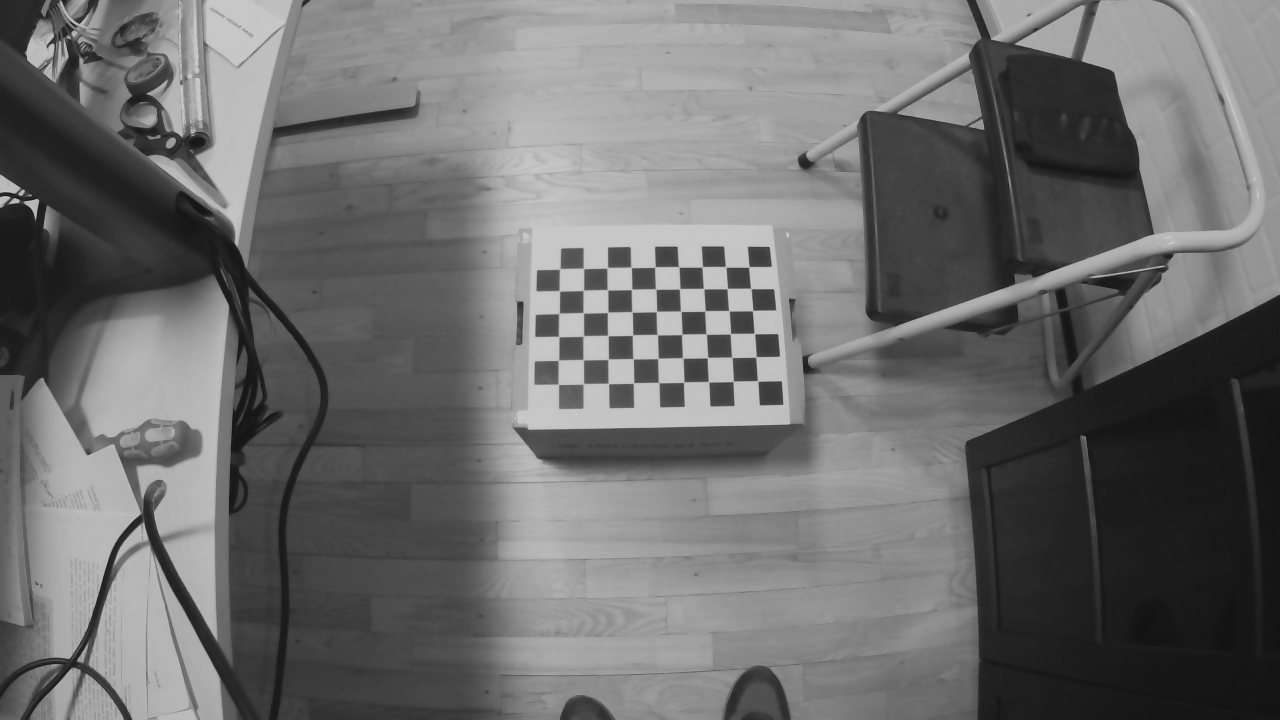
#> input picture week4/project/mynteye/left-0000.png, 1280 x 720 px; its folder holds 6 pictures in this run
$ jupyter execute --allow-errors mynteye.ipynb   (older library calls are emulated)
#> lines starting #> are read from the running program, lines starting #| are printed output that depends on the picture; after the words box and inside, x2 and y2 are one past the last pixel; in counts of white or black regions, pixels touching at a corner belong together
[cell 1]
import glob
import matplotlib.pyplot as plt
import cv2
import numpy as np

[cell 2]
# [10 lines of commented-out code are left out]

[cell 3]
img_files = glob.glob('mynteye/left*')

# prepare object points, like (0,0,0), (1,0,0), (2,0,0) ....,(6,5,0)
objp = np.zeros((9*6,3), np.float32)
objp[:,:2] = np.mgrid[0:6,0:9].T.reshape(-1,2)

# termination criteria
criteria = (cv2.TERM_CRITERIA_EPS + cv2.TERM_CRITERIA_MAX_ITER, 30, 0.001)

# Arrays to store object points and image points from all the images.
left_objpoints = [] # 3d point in real world space
left_imgpoints = [] # 2d points in image plane.

for fname in img_files:
    img = cv2.imread(fname)
#> img is the input picture: shape (720, 1280, 3); min 18, max 201, mean 109.2
    gray = cv2.cvtColor(img, cv2.COLOR_BGR2GRAY)
    # Find the chess board corners
    ret, corners = cv2.findChessboardCorners(gray, (6,9), None)
#> ret = True; corners = 54 rows, first 8: [748.8, 266.8], [750.9, 288.7], [752.6, 310.7], [754.5, 333.6], [756, 357], [757.4, 380.7], [725.4, 266.6], [727.4, 288.5]
    # If found, add object points, image points (after refining them)
    if ret == True:
        left_objpoints.append(objp)
        corners2 = cv2.cornerSubPix(gray, corners, (11,11), (-1,-1), criteria)
#> corners2 = 54 rows, first 8: [748.8, 266.8], [750.8, 288.5], [752.6, 310.5], [754.4, 333.5], [756, 356.9], [757.6, 380.9], [725.6, 266.8], [727.3, 288.5]
        left_imgpoints.append(corners)
        # Draw and display the corners
        cv2.drawChessboardCorners(img, (6,9), corners2, ret)
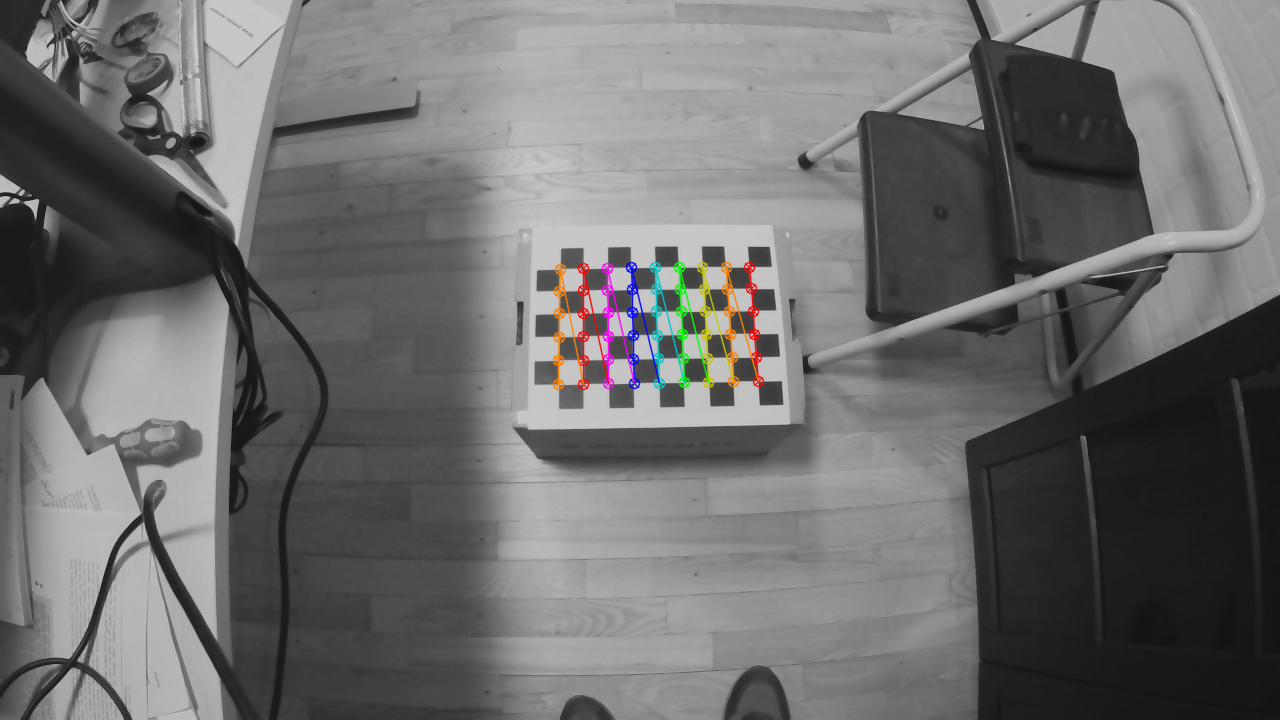
#> img: shape (720, 1280, 3); 1.08% of pixels changed, all inside (x1, y1, x2, y2) = (552, 261, 765, 391)
#> pass 2 of the loop `for fname in img_files:`:
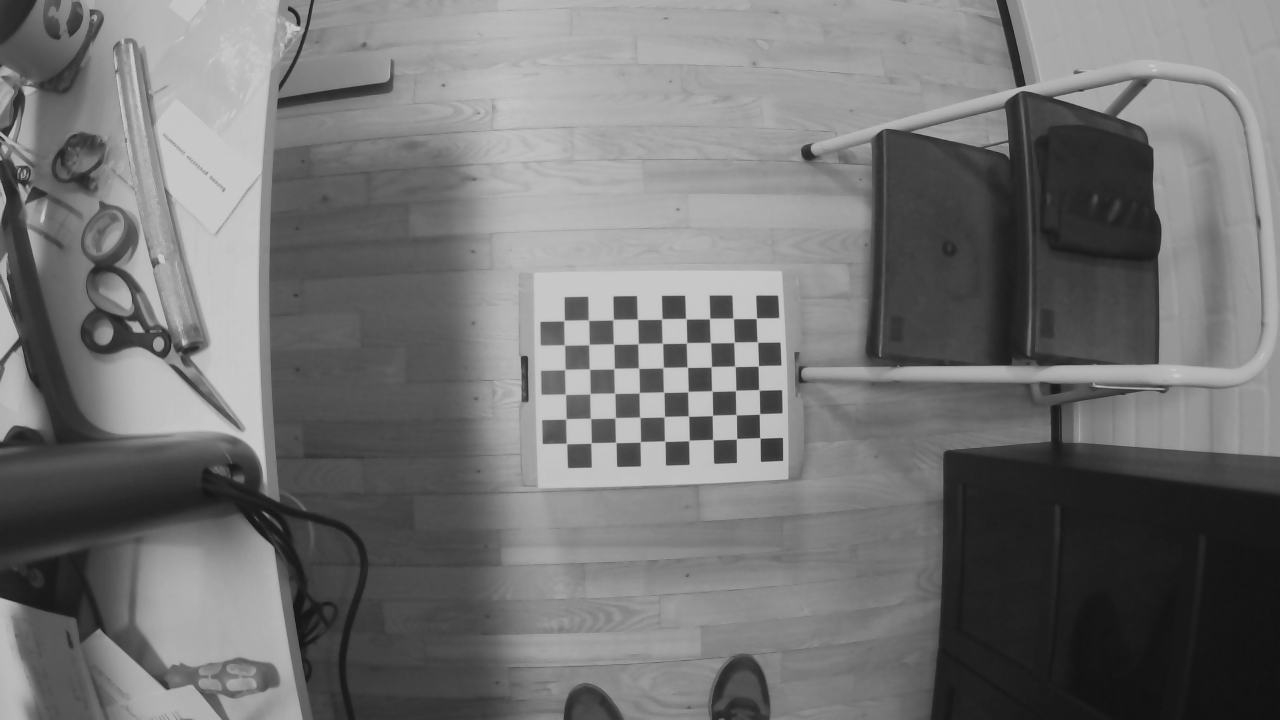
#> input picture week4/project/mynteye/left-0001.png, 1280 x 720 px
#> img is the input picture: shape (720, 1280, 3); min 18, max 201, mean 115.2
#> corners = 54 rows, first 8: [756.3, 318.3], [757.7, 342.3], [758.3, 365.8], [759, 389.9], [759.5, 414], [760, 438], [733.5, 318.6], [734, 342.3]
#> corners2 = 54 rows, first 8: [756.4, 318.3], [757.4, 342], [758.3, 365.9], [758.9, 389.9], [759.5, 413.9], [759.9, 437.9], [733.2, 318.4], [734.1, 342.3]
#> `cv2.drawChessboardCorners(img, (6,9), corners2, ret)`:
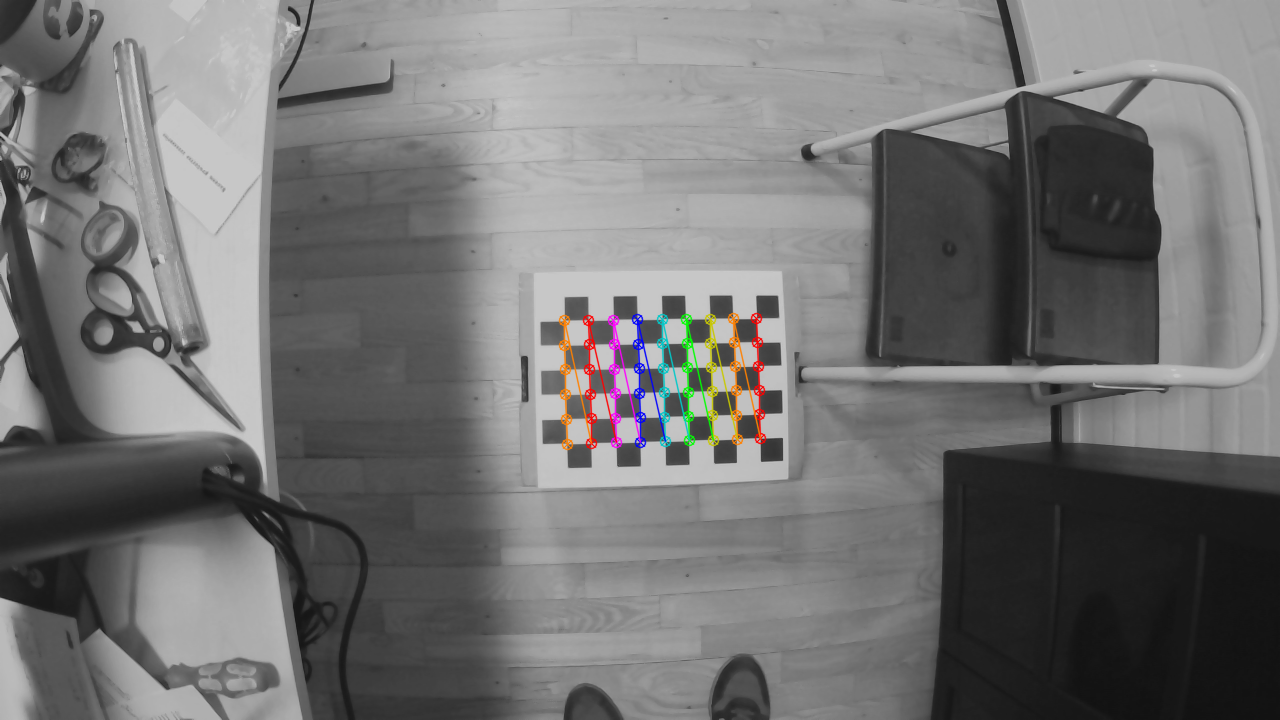
#> img: shape (720, 1280, 3); 1.11% of pixels changed, all inside (x1, y1, x2, y2) = (558, 312, 767, 451)
#> pass 3 of the loop `for fname in img_files:`:
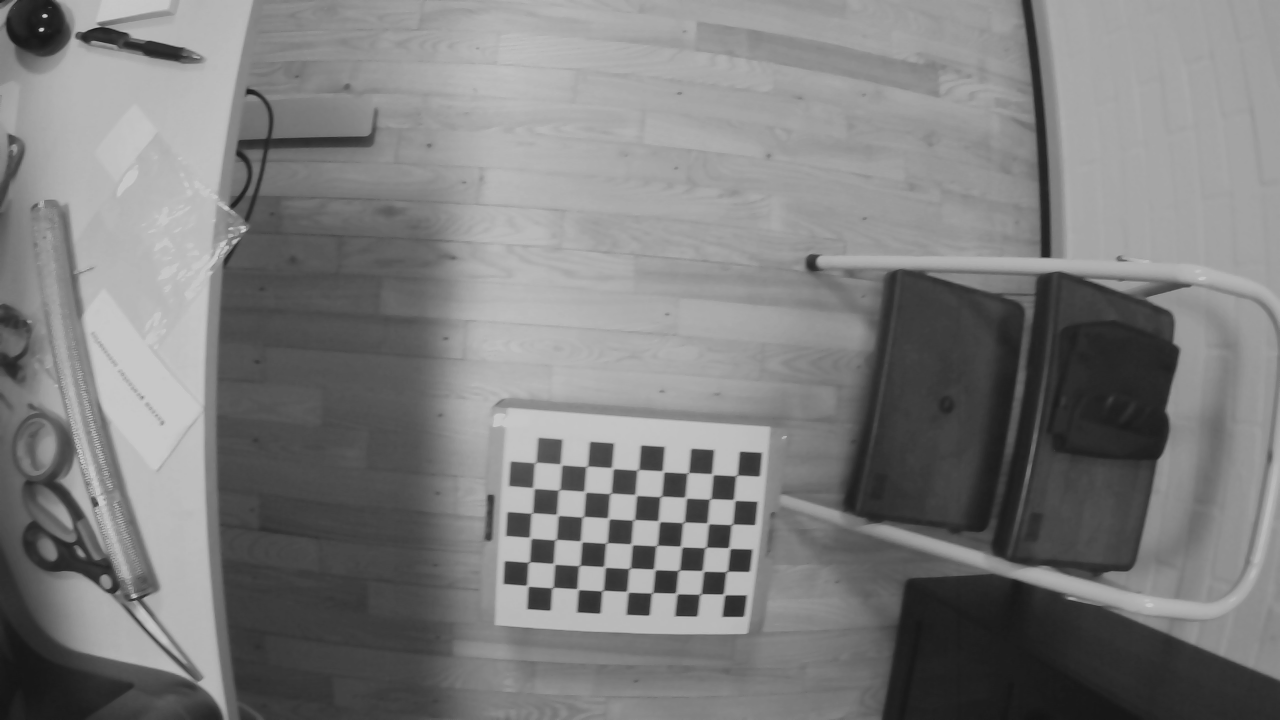
#> input picture week4/project/mynteye/left-0003.png, 1280 x 720 px
#> img is the input picture: shape (720, 1280, 3); min 19, max 201, mean 125.1
#> corners = 54 rows, first 8: [737.4, 474.8], [735.8, 500.7], [733.2, 523.6], [727.3, 547.5], [727.2, 571], [725.7, 595.1], [713.8, 475], [709, 499.5]
#> corners2 = 54 rows, first 8: [736.5, 475.4], [734.2, 499.9], [731.8, 524.3], [729.3, 548.1], [726.7, 571.4], [724.1, 594.4], [712.4, 474.2], [710.1, 498.8]
#> `cv2.drawChessboardCorners(img, (6,9), corners2, ret)`:
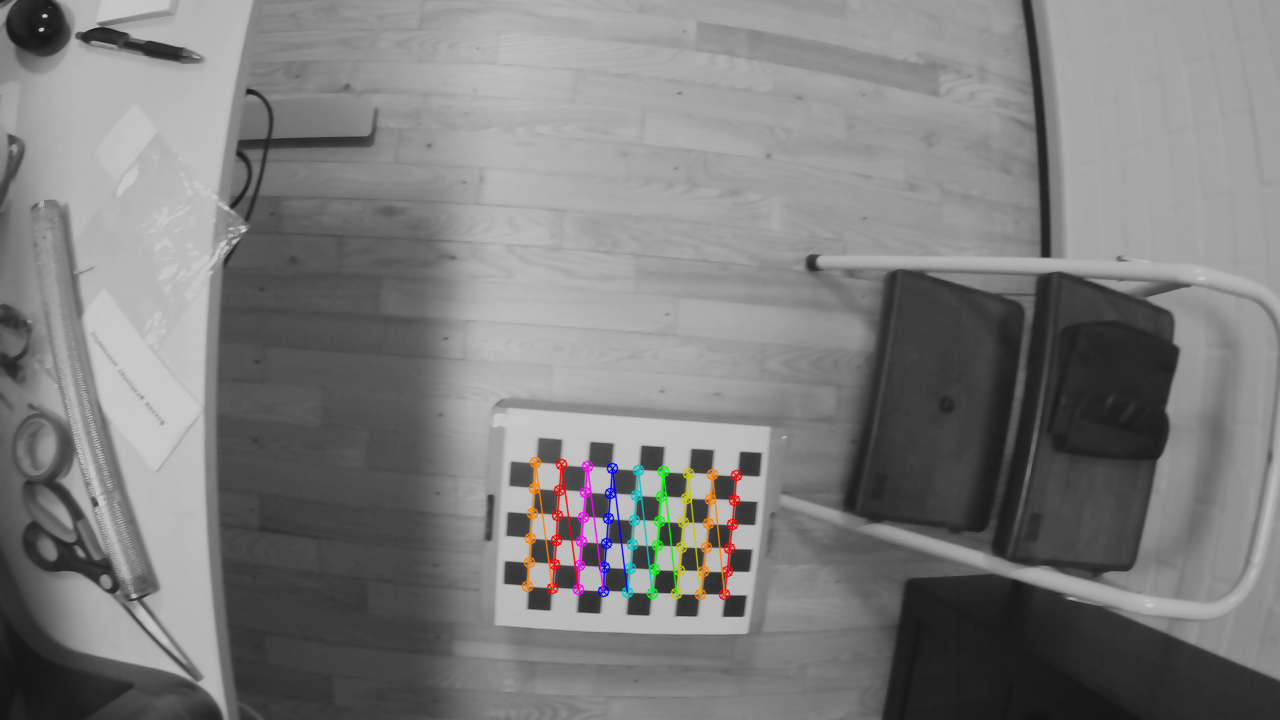
#> img: shape (720, 1280, 3); 1.12% of pixels changed, all inside (x1, y1, x2, y2) = (521, 456, 743, 601)
#> the loop made 5 passes; the first 3 are shown
plt.figure(figsize=(10,10))
plt.imshow(img)
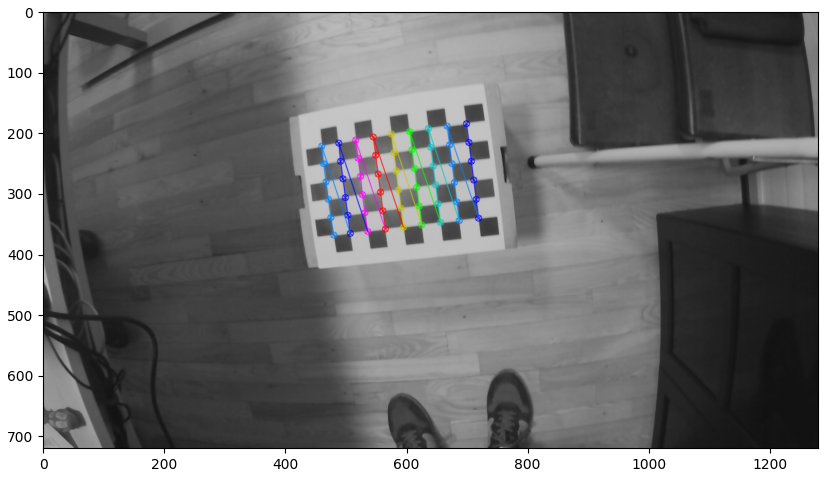
#> figure drawn by matplotlib, 1 panel; B, G, R data is drawn as R, G, B

[cell 4]
ret, mtx, dist, rvecs, tvecs = cv2.calibrateCamera(left_objpoints, left_imgpoints, gray.shape[::-1], None, None)

[cell 5]
left_ret, left_mtx, left_dist, left_rvecs, left_tvecs = ret, mtx, dist, rvecs, tvecs
img = cv2.imread(img_files[0])
h,  w = img.shape[:2]
#> h = 720; w = 1280
left_newcameramtx,left_roi = cv2.getOptimalNewCameraMatrix(mtx, dist, (w,h), 1, (w,h))
left_newcameramtx,left_roi

[cell 6]
np.savez('left.npz',left_mtx,left_dist,left_newcameramtx,left_roi)

[cell 7]
img = cv2.imread('mynteye/left-0000.png')
# undistort
dst = cv2.undistort(img, mtx, dist, None, left_newcameramtx)
# crop the image
x, y, w, h = left_roi
dst = dst[y:y+h, x:x+w]
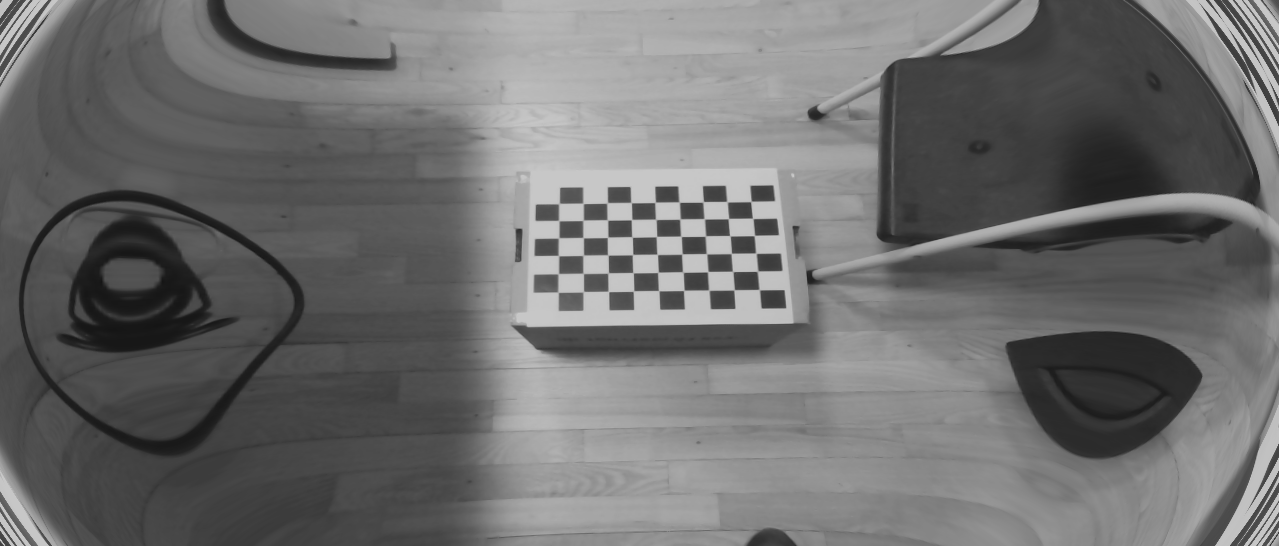
#> dst: shape (546, 1279, 3); min 21, max 201, mean 109.7
plt.figure(1,figsize=(10,10))
plt.imshow(dst)
plt.figure(2,figsize=(10,10))
plt.imshow(img)

[cell 8]
img_files = glob.glob('mynteye/right*')

# prepare object points, like (0,0,0), (1,0,0), (2,0,0) ....,(6,5,0)
objp = np.zeros((9*6,3), np.float32)
objp[:,:2] = np.mgrid[0:6,0:9].T.reshape(-1,2)

# termination criteria
criteria = (cv2.TERM_CRITERIA_EPS + cv2.TERM_CRITERIA_MAX_ITER, 30, 0.001)

# Arrays to store object points and image points from all the images.
right_objpoints = [] # 3d point in real world space
right_imgpoints = [] # 2d points in image plane.

for fname in img_files:
    img = cv2.imread(fname)
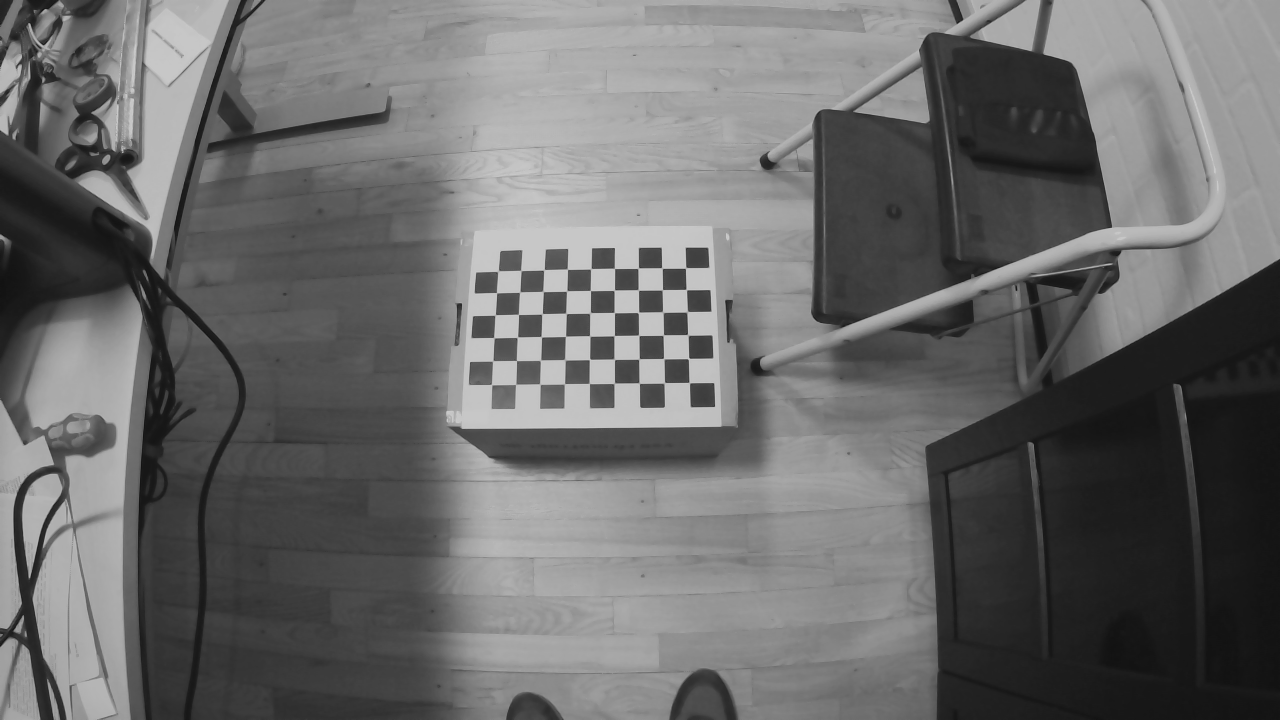
#> input picture week4/project/mynteye/right-0000.png, 1280 x 720 px
#> img is the input picture: shape (720, 1280, 3); min 17, max 201, mean 105.9
    gray = cv2.cvtColor(img, cv2.COLOR_BGR2GRAY)
    # Find the chess board corners
    ret, corners = cv2.findChessboardCorners(gray, (6,9), None)
    # If found, add object points, image points (after refining them)
    if ret == True:
        right_objpoints.append(objp)
        corners2 = cv2.cornerSubPix(gray, corners, (11,11), (-1,-1), criteria)
        right_imgpoints.append(corners)
        # Draw and display the corners
        cv2.drawChessboardCorners(img, (6,9), corners2, ret)
#> img: shape (720, 1280, 3); 1.07% of pixels changed, all inside (x1, y1, x2, y2) = (486, 262, 696, 392)
plt.figure(figsize=(10,10))
plt.imshow(img)

[cell 9]
ret, mtx, dist, rvecs, tvecs = cv2.calibrateCamera(right_objpoints, right_imgpoints, gray.shape[::-1], None, None)

[cell 10]
right_ret, right_mtx, right_dist, right_rvecs, right_tvecs = ret, mtx, dist, rvecs, tvecs
img = cv2.imread(img_files[0])
h, w = img.shape[:2]
right_newcameramtx,right_roi = cv2.getOptimalNewCameraMatrix(mtx, dist, (w,h), 1, (w,h))
right_newcameramtx,right_roi

[cell 11]
np.savez('right.npz',right_mtx,right_dist,right_newcameramtx,right_roi)

[cell 12]
img = cv2.imread('mynteye/right-0000.png')
# undistort
undistorted = cv2.undistort(img, right_mtx, right_dist, None, right_newcameramtx)
# # crop the image
x, y, w, h = right_roi
undistorted = undistorted[y:y+h, x:x+w]
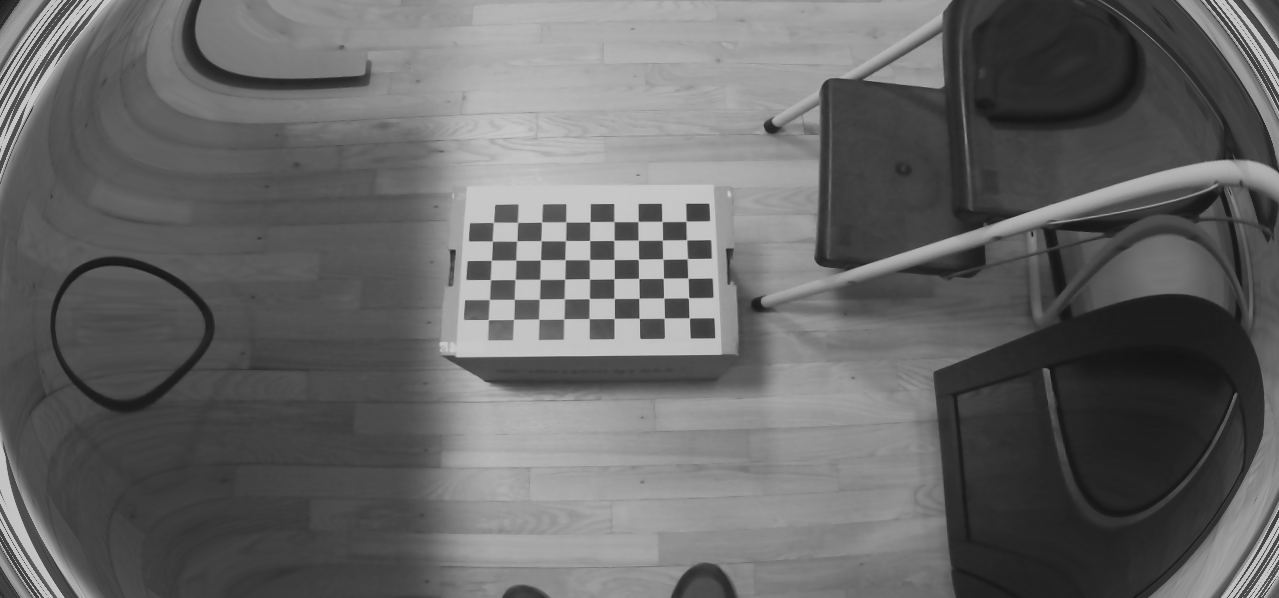
#> undistorted: shape (598, 1279, 3); min 20, max 201, mean 102.1
plt.figure(1,figsize=(10,10))
plt.imshow(undistorted)
plt.figure(2,figsize=(10,10))
plt.imshow(img)

[cell 13]
h, w = img.shape[:2]

#> (a cell that did not finish here is left out)

#> (a cell that did not finish here is left out)

#> (a cell that did not finish here is left out)

[cell 17]
uh,uw = undistorted.shape[:2]
#> uh = 598; uw = 1279
#> (the rest of this cell did not finish here and is left out)
